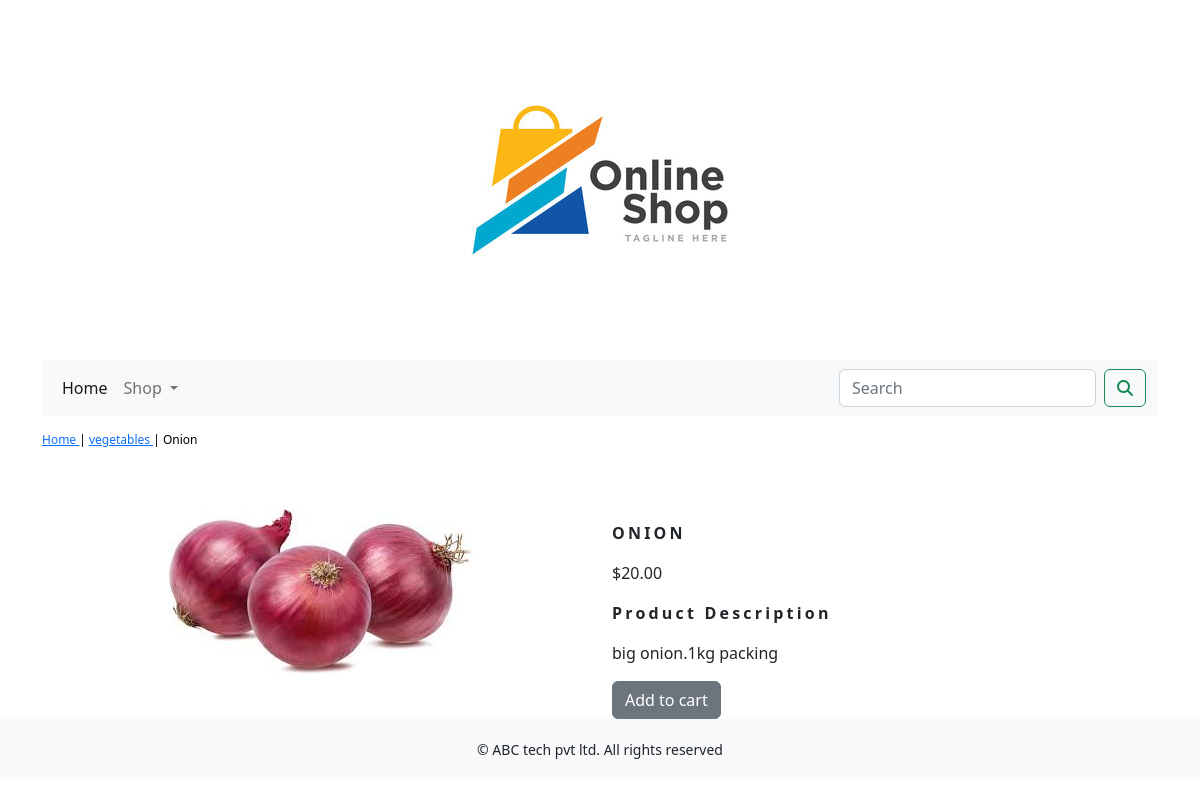
/shop/vegetables/onion/, run on the app's committed database.
### shopapp/models.py (models this page shows, shortened)
class Product(models.Model):
    name = models.CharField(max_length=250, unique=True)
    slug = models.SlugField(max_length=250, unique=True)
    description = models.TextField(blank=True)
    price = models.DecimalField(max_digits=10, decimal_places=2)
    category = models.ForeignKey(Category, on_delete=models.CASCADE)
    image = models.ImageField(upload_to='product', blank=True)
    stock = models.IntegerField()
    available = models.BooleanField(default=True)
    created = models.DateTimeField(auto_now_add=True)
    updated = models.DateTimeField(auto_now=True)
    class Meta:
        ordering = ('name',)
        verbose_name = 'product'
        verbose_name_plural = 'products'

class Category(models.Model):
    name = models.CharField(max_length=250, unique=True)
    slug = models.SlugField(max_length=250, unique=True)
    description = models.TextField(blank=True)
    image = models.ImageField(upload_to='category', blank=True)
    class Meta:
        ordering = ('name',)
        verbose_name = 'category'
        verbose_name_plural = 'categories'
    def get_url(self):
        return reverse('shop:product_by_category',args=[self.slug])
    def __str__(self):
        return '{}'.format(self.name)

### shopapp/views.py (the view)
# urls.py: path('<slug:c_slug>/<slug:product_slug>/',views.proDetail, name='prodCatdetail')
def proDetail(request, c_slug, product_slug):
    try:
        product = Product.objects.get(category__slug=c_slug, slug=product_slug)
    except Exception as e:
        raise e
    return render(request,'product.html',{'product':product})

### cart/context_processors.py (called while the page is built)
def counter(request):
    item_count = 0
    if 'admin' in request.path:
        return {}
    else:
        try:
            cart = Cart.objects.filter(cart_id=_cart_id(request))
            car_items = CartItem.objects.all().filter(cart=cart[:1])
            for cat_item in car_items:
                item_count += cat_item.quantity
        except Cart.DoesNotExist:
            item_count = 0
    return  dict(item_count=item_count)

### cart/views.py (called while the page is built)
def _cart_id(request):
    cart = request.session.session_key
    if not cart:
        cart = request.session.create()
    return cart

### shopapp/context_processors.py (called while the page is built)
def menu_links(request):
    links = Category.objects.all()
    return dict(links=links)

### template/product.html (shortened to what this page needs)
{% extends 'base.html' %}
{% load static %}
{% block content %}
<div class="row my_prod_row_class">
  <div class="mx_auto">
    <p> <a href="{% url 'shop:allProdCat' %}">Home </a> | <a href = "{{product.category.get_url}}">{{product.category}} </a> | {{product.name}}</p>
  </div>
</div>
<div class="container">
<br>
<div class="row">
    <div class="col-12 col-sm-12 col-md-12 col-lg-6 text-center">
        <div style="min-width:18rem;">
            <img src="{{product.image.url}}" alt="{{product.name}}">
        </div>
    </div>
        <div class="col-12 col-sm-12 col-md-12 col-lg-6">
            <div>
            <h4 class="my_prod_title"><b>{{product.name}}</b></h4>
            <p>${{product.price}}</p>
            <p class="my_title"><b>Product Description</b></p>
            <p class="text-justify my_prod_text">{{product.description}}</p>
            {% if product.stock <= 0 %}
                <p class="text-justify my_prod_text"><b>Out of stock</b></p>
            {% else %}
                <a class="btn btn-secondary" href="{% url 'cart:add_cart' product.id %}">Add to cart</a>
            {% endif %}
        </div>
        </div>
</div>
</div>
</div>
    {% endblock %}

### static/css/custom.css (style rules this page uses)
.my_title { font-size : 16px; text_transform : uppercase; letter-spacing: .2em; }
.my_prod_row_class { padding-top : 15px; padding-bottom : 20px; }
.my_prod_row_class .mx_auto { color : #000; font-size : 12px; text-decoration : none; }
.my_prod_title { font-size : 16px; text-transform : uppercase ; letter-spacing: .2em; padding-top: 15px; padding-bottom :10px; }
.my_prod_text { padding-right :20px; }

### data on the page
Product: category "vegetables", name "Onion", image (picture), name "ONION", price "20.00", description "big onion.1kg packing"
